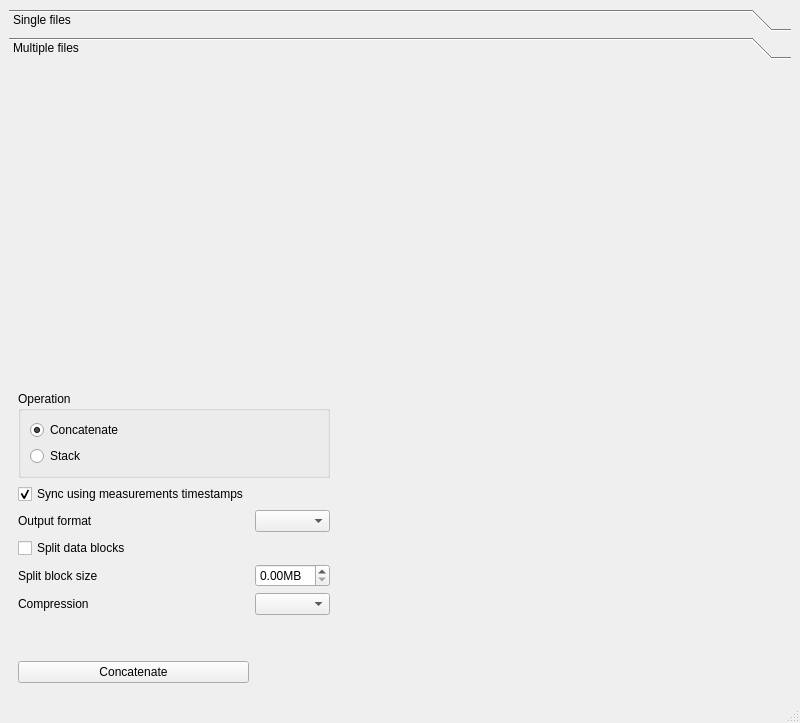
<?xml version="1.0" encoding="UTF-8"?>
<ui version="4.0">
 <class>PyMDFMainWindow</class>
 <widget class="QMainWindow" name="PyMDFMainWindow">
  <property name="geometry">
   <rect>
    <x>0</x>
    <y>0</y>
    <width>800</width>
    <height>723</height>
   </rect>
  </property>
  <property name="windowTitle">
   <string>asammdf</string>
  </property>
  <property name="windowIcon">
   <iconset resource="resource.qrc">
    <normaloff>:/asammdf.png</normaloff>:/asammdf.png</iconset>
  </property>
  <widget class="QWidget" name="centralwidget">
   <layout class="QVBoxLayout" name="verticalLayout">
    <item>
     <widget class="QToolBox" name="toolBox">
      <property name="currentIndex">
       <number>1</number>
      </property>
      <widget class="QWidget" name="page">
       <property name="geometry">
        <rect>
         <x>0</x>
         <y>0</y>
         <width>782</width>
         <height>604</height>
        </rect>
       </property>
       <attribute name="icon">
        <iconset resource="resource.qrc">
         <normaloff>:/file.png</normaloff>:/file.png</iconset>
       </attribute>
       <attribute name="label">
        <string>Single files</string>
       </attribute>
       <layout class="QVBoxLayout" name="verticalLayout_2">
        <item>
         <widget class="QTabWidget" name="files">
          <property name="currentIndex">
           <number>-1</number>
          </property>
          <property name="documentMode">
           <bool>false</bool>
          </property>
          <property name="tabsClosable">
           <bool>true</bool>
          </property>
         </widget>
        </item>
       </layout>
      </widget>
      <widget class="QWidget" name="page_2">
       <property name="geometry">
        <rect>
         <x>0</x>
         <y>0</y>
         <width>782</width>
         <height>604</height>
        </rect>
       </property>
       <attribute name="icon">
        <iconset resource="resource.qrc">
         <normaloff>:/list.png</normaloff>:/list.png</iconset>
       </attribute>
       <attribute name="label">
        <string>Multiple files</string>
       </attribute>
       <layout class="QGridLayout" name="files_layout" rowstretch="1,0">
        <item row="1" column="0">
         <layout class="QGridLayout" name="gridLayout_2" rowstretch="0,0,0,0,0,0,0,0">
          <item row="5" column="0">
           <widget class="QLabel" name="label_3">
            <property name="text">
             <string>Compression</string>
            </property>
           </widget>
          </item>
          <item row="2" column="1">
           <widget class="QComboBox" name="cs_format"/>
          </item>
          <item row="5" column="1">
           <widget class="QComboBox" name="cs_compression"/>
          </item>
          <item row="3" column="0">
           <widget class="QCheckBox" name="cs_split">
            <property name="text">
             <string>Split data blocks</string>
            </property>
           </widget>
          </item>
          <item row="4" column="1">
           <widget class="QDoubleSpinBox" name="cs_split_size">
            <property name="suffix">
             <string>MB</string>
            </property>
           </widget>
          </item>
          <item row="4" column="0">
           <widget class="QLabel" name="label_2">
            <property name="text">
             <string>Split block size</string>
            </property>
           </widget>
          </item>
          <item row="7" column="0">
           <widget class="QPushButton" name="cs_btn">
            <property name="text">
             <string>Concatenate</string>
            </property>
            <property name="icon">
             <iconset resource="resource.qrc">
              <normaloff>:/stack.png</normaloff>:/stack.png</iconset>
            </property>
           </widget>
          </item>
          <item row="2" column="0">
           <widget class="QLabel" name="label">
            <property name="text">
             <string>Output format</string>
            </property>
           </widget>
          </item>
          <item row="6" column="0">
           <spacer name="verticalSpacer">
            <property name="orientation">
             <enum>Qt::Vertical</enum>
            </property>
            <property name="sizeHint" stdset="0">
             <size>
              <width>20</width>
              <height>40</height>
             </size>
            </property>
           </spacer>
          </item>
          <item row="0" column="0" colspan="2">
           <widget class="QGroupBox" name="groupBox">
            <property name="title">
             <string>Operation</string>
            </property>
            <layout class="QVBoxLayout" name="verticalLayout_3">
             <item>
              <widget class="QRadioButton" name="concatenate">
               <property name="text">
                <string>Concatenate</string>
               </property>
               <property name="checked">
                <bool>true</bool>
               </property>
              </widget>
             </item>
             <item>
              <widget class="QRadioButton" name="stack">
               <property name="text">
                <string>Stack</string>
               </property>
              </widget>
             </item>
            </layout>
           </widget>
          </item>
          <item row="1" column="0">
           <widget class="QCheckBox" name="sync">
            <property name="text">
             <string>Sync using measurements timestamps</string>
            </property>
            <property name="checked">
             <bool>true</bool>
            </property>
           </widget>
          </item>
          <item row="4" column="2">
           <spacer name="horizontalSpacer">
            <property name="orientation">
             <enum>Qt::Horizontal</enum>
            </property>
            <property name="sizeHint" stdset="0">
             <size>
              <width>40</width>
              <height>20</height>
             </size>
            </property>
           </spacer>
          </item>
         </layout>
        </item>
       </layout>
      </widget>
     </widget>
    </item>
   </layout>
  </widget>
  <widget class="QMenuBar" name="menubar">
   <property name="geometry">
    <rect>
     <x>0</x>
     <y>0</y>
     <width>800</width>
     <height>21</height>
    </rect>
   </property>
  </widget>
  <widget class="QStatusBar" name="statusbar"/>
  <action name="action_memory_minimum">
   <property name="checkable">
    <bool>true</bool>
   </property>
   <property name="text">
    <string>minimum</string>
   </property>
   <property name="toolTip">
    <string>Minimal memory usage by loading only the nedded block addresses</string>
   </property>
  </action>
  <action name="action_memory_full">
   <property name="checkable">
    <bool>true</bool>
   </property>
   <property name="text">
    <string>full</string>
   </property>
   <property name="toolTip">
    <string>Load all blocks in the RAM</string>
   </property>
  </action>
  <action name="action_memory_low">
   <property name="checkable">
    <bool>true</bool>
   </property>
   <property name="text">
    <string>low</string>
   </property>
   <property name="toolTip">
    <string>Load metdata block in RAM but leave the samples on disk</string>
   </property>
  </action>
 </widget>
 <resources>
  <include location="resource.qrc"/>
 </resources>
 <connections/>
</ui>
